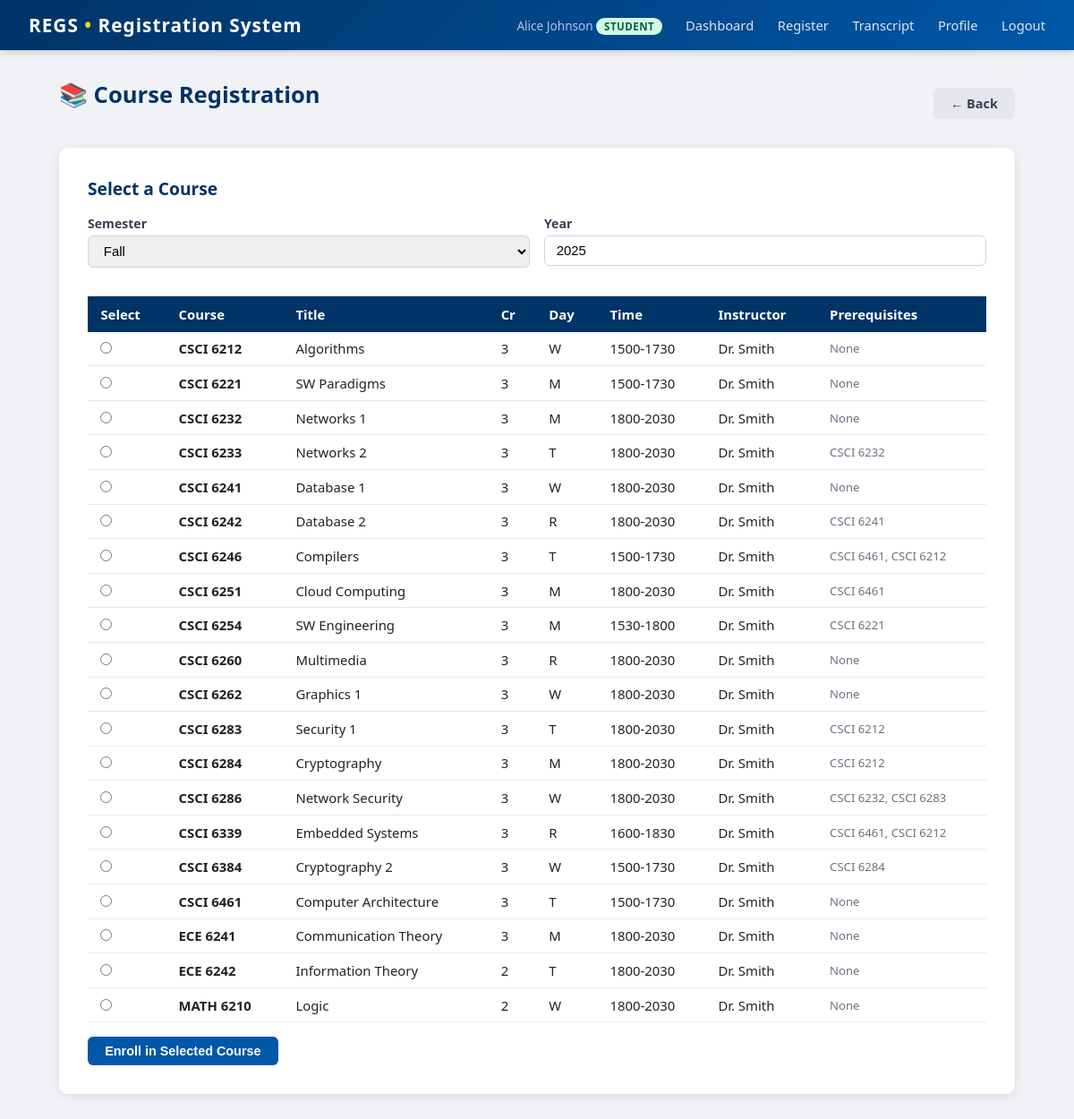
The app's page /student/register_course (signed in) with its own data.
### tables this page shows
CREATE TABLE course_schedule (
    id         INTEGER PRIMARY KEY AUTOINCREMENT,
    course_id  INTEGER NOT NULL REFERENCES courses(id),
    faculty_id INTEGER REFERENCES users(id),
    semester   TEXT NOT NULL CHECK(semester IN ('Fall','Spring','Summer')),
    year       INTEGER NOT NULL,
    day        TEXT NOT NULL,
    time_slot  TEXT NOT NULL
);

CREATE TABLE courses (
    id            INTEGER PRIMARY KEY AUTOINCREMENT,
    dept          TEXT NOT NULL REFERENCES departments(dept),
    course_number INTEGER NOT NULL,
    title         TEXT NOT NULL,
    credits       INTEGER NOT NULL,
    UNIQUE(dept, course_number)
);

CREATE TABLE users (
    id            INTEGER PRIMARY KEY AUTOINCREMENT,
    username      TEXT UNIQUE NOT NULL,
    password      TEXT NOT NULL,
    role          TEXT NOT NULL REFERENCES roles(role),
    display_name  TEXT NOT NULL
);

### app.py (the view, shortened to what this page needs)
@app.route('/student/register_course', methods=['GET', 'POST'])
def student_register_course():
    if session.get('role') != 'student':
        return redirect(url_for('login'))
    student = cur.execute('SELECT * FROM students WHERE user_id=?', (session['user_id'],)).fetchone()
    courses_raw = cur.execute('''
        SELECT cs.id, cs.course_id, cs.day, cs.time_slot, cs.faculty_id,
               cs.semester, cs.year, c.dept, c.course_number, c.title, c.credits,
               u.display_name as instructor_name
        FROM course_schedule cs
        JOIN courses c ON cs.course_id = c.id
        LEFT JOIN users u ON cs.faculty_id = u.id
        ORDER BY c.dept, c.course_number
    ''').fetchall()
    courses = []
    for course in courses_raw:
        prereqs = cur.execute('''
            SELECT c.dept, c.course_number
            FROM course_prerequisites cp
            JOIN courses c ON cp.prereq_course_id = c.id
            WHERE cp.course_id = ?
        ''', (course['course_id'],)).fetchall()
        prereq_str = ', '.join([f"{p['dept']} {p['course_number']}" for p in prereqs]) if prereqs else 'None'
        course_dict = dict(course)
        course_dict['prerequisites'] = prereq_str
        courses.append(course_dict)
    return render_template('register_course.html', courses=courses)

### templates/register_course.html (shortened to what this page needs)
{% extends "base.html" %}
{% block content %}
<div class="page-header">
  <h1>📚 Course Registration</h1>
  <a href="{{ url_for('student_dashboard') }}" class="btn btn-secondary">← Back</a>
</div>
<div class="card">
  <h2>Select a Course</h2>
  <form method="POST">
    <div class="grid-2 mb-2">
      <div class="form-group">
        <label>Semester</label>
        <select name="semester" required>
          <option value="Fall">Fall</option>
        </select>
      </div>
      <div class="form-group">
        <label>Year</label>
        <input type="number" name="year" value="2025" min="2020" max="2030" required>
      </div>
    </div>
    <table>
      <thead>
        <tr>
          <th>Select</th><th>Course</th><th>Title</th><th>Cr</th>
          <th>Day</th><th>Time</th><th>Instructor</th><th>Prerequisites</th>
        </tr>
      </thead>
      <tbody>
      {% for c in courses %}
        <tr>
          <td><input type="radio" name="schedule_id" value="{{ c.id }}" required></td>
          <td><strong>{{ c.dept }} {{ c.course_number }}</strong></td>
          <td>{{ c.title }}</td>
          <td>{{ c.credits }}</td>
          <td>{{ c.day }}</td>
          <td>{{ c.time_slot }}</td>
          <td>{{ c.instructor_name or '—' }}</td>
          <td class="text-small text-muted">{{ c.prerequisites }}</td>
        </tr>
      {% endfor %}
      </tbody>
    </table>
    <div class="mt-2">
      <button type="submit" class="btn btn-primary">Enroll in Selected Course</button>
    </div>
  </form>
</div>
{% endblock %}

### static/css/main.css (style rules this page uses)
*, *::before, *::after { box-sizing: border-box; margin: 0; padding: 0; }
body { font-family: 'Segoe UI', Arial, sans-serif; background: #f0f2f5; color: #222; min-height: 100vh; }
.page-header { display: flex; justify-content: space-between; align-items: center; margin-bottom: 1.4rem; }
.card { background: #fff; border-radius: 10px; box-shadow: 0 2px 12px rgba(0, 0, 0, 0.09); padding: 2rem; margin-bottom: 1.5rem; }
h1 { font-size: 1.6rem; color: #003366; margin-bottom: 1.2rem; }
h2 { font-size: 1.2rem; color: #003366; margin-bottom: 1rem; }
table { width: 100%; border-collapse: collapse; font-size: 0.93rem; }
th { background: #003366; color: #fff; padding: 0.6rem 0.9rem; text-align: left; }
td { padding: 0.55rem 0.9rem; border-bottom: 1px solid #e8eaf0; }
.btn { display: inline-block; padding: 0.5rem 1.2rem; border-radius: 6px; border: none; cursor: pointer; font-size: 0.9rem; font-weight: 600; text-decoration: none; transition: all 0.15s; }
.btn-primary { background: #0057a8; color: #fff; }
.btn-secondary { background: #e5e7eb; color: #374151; }
.form-group { margin-bottom: 1rem; }
label { display: block; font-size: 0.88rem; font-weight: 600; color: #374151; margin-bottom: 0.3rem; }
input[type=text], input[type=password], input[type=email], input[type=number], select { width: 100%; padding: 0.5rem 0.8rem; border: 1px solid #d1d5db; border-radius: 6px; font-size: 0.93rem; transition: border 0.2s; }
.text-muted { color: #6b7280; }
.text-small { font-size: 0.82rem; }
.mt-2 { margin-top: 1rem; }
.mb-2 { margin-bottom: 1rem; }
.grid-2 { display: grid; grid-template-columns: 1fr 1fr; gap: 1rem; }

### records on screen
course_schedule: dept "CSCI", course_number "6212", title "Algorithms", credits "3", day "W", time_slot "1500-1730", display_name "Dr. Smith", prerequisites "None"
course_schedule: dept "CSCI", course_number "6221", title "SW Paradigms", credits "3", day "M", time_slot "1500-1730", display_name "Dr. Smith", prerequisites "None"
course_schedule: dept "CSCI", course_number "6232", title "Networks 1", credits "3", day "M", time_slot "1800-2030", display_name "Dr. Smith", prerequisites "None"
course_schedule: dept "CSCI", course_number "6233", title "Networks 2", credits "3", day "T", time_slot "1800-2030", display_name "Dr. Smith", prerequisites "CSCI 6232"
course_schedule: dept "CSCI", course_number "6241", title "Database 1", credits "3", day "W", time_slot "1800-2030", display_name "Dr. Smith", prerequisites "None"
course_schedule: dept "CSCI", course_number "6242", title "Database 2", credits "3", day "R", time_slot "1800-2030", display_name "Dr. Smith", prerequisites "CSCI 6241"
course_schedule: dept "CSCI", course_number "6246", title "Compilers", credits "3", day "T", time_slot "1500-1730", display_name "Dr. Smith", prerequisites "CSCI 6461, CSCI 6212"
course_schedule: dept "CSCI", course_number "6251", title "Cloud Computing", credits "3", day "M", time_slot "1800-2030", display_name "Dr. Smith", prerequisites "CSCI 6461"
course_schedule: dept "CSCI", course_number "6254", title "SW Engineering", credits "3", day "M", time_slot "1530-1800", display_name "Dr. Smith", prerequisites "CSCI 6221"
course_schedule: dept "CSCI", course_number "6260", title "Multimedia", credits "3", day "R", time_slot "1800-2030", display_name "Dr. Smith", prerequisites "None"
course_schedule: dept "CSCI", course_number "6262", title "Graphics 1", credits "3", day "W", time_slot "1800-2030", display_name "Dr. Smith", prerequisites "None"
course_schedule: dept "CSCI", course_number "6283", title "Security 1", credits "3", day "T", time_slot "1800-2030", display_name "Dr. Smith", prerequisites "CSCI 6212"
course_schedule: dept "CSCI", course_number "6284", title "Cryptography", credits "3", day "M", time_slot "1800-2030", display_name "Dr. Smith", prerequisites "CSCI 6212"
course_schedule: dept "CSCI", course_number "6286", title "Network Security", credits "3", day "W", time_slot "1800-2030", display_name "Dr. Smith", prerequisites "CSCI 6232, CSCI 6283"
course_schedule: dept "CSCI", course_number "6339", title "Embedded Systems", credits "3", day "R", time_slot "1600-1830", display_name "Dr. Smith", prerequisites "CSCI 6461, CSCI 6212"
course_schedule: dept "CSCI", course_number "6384", title "Cryptography 2", credits "3", day "W", time_slot "1500-1730", display_name "Dr. Smith", prerequisites "CSCI 6284"
course_schedule: dept "CSCI", course_number "6461", title "Computer Architecture", credits "3", day "T", time_slot "1500-1730", display_name "Dr. Smith", prerequisites "None"
course_schedule: dept "ECE", course_number "6241", title "Communication Theory", credits "3", day "M", time_slot "1800-2030", display_name "Dr. Smith", prerequisites "None"
course_schedule: dept "ECE", course_number "6242", title "Information Theory", credits "2", day "T", time_slot "1800-2030", display_name "Dr. Smith", prerequisites "None"
course_schedule: dept "MATH", course_number "6210", title "Logic", credits "2", day "W", time_slot "1800-2030", display_name "Dr. Smith", prerequisites "None"

### other values on screen
{{ session.display_name }} "Alice Johnson"
{{ session.role }} "STUDENT"
